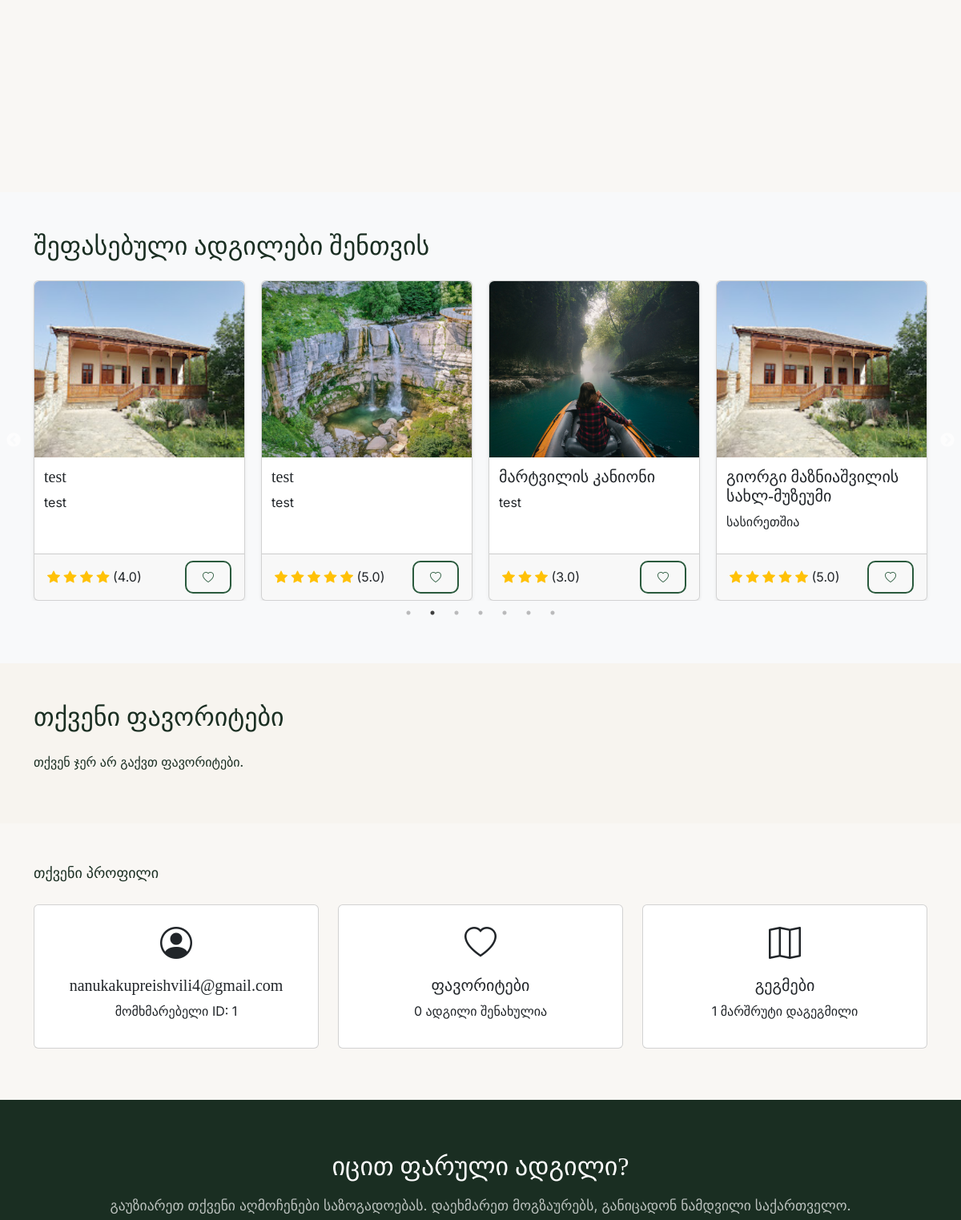
The page /home (signed in, middle part) on the database as committed earlier.
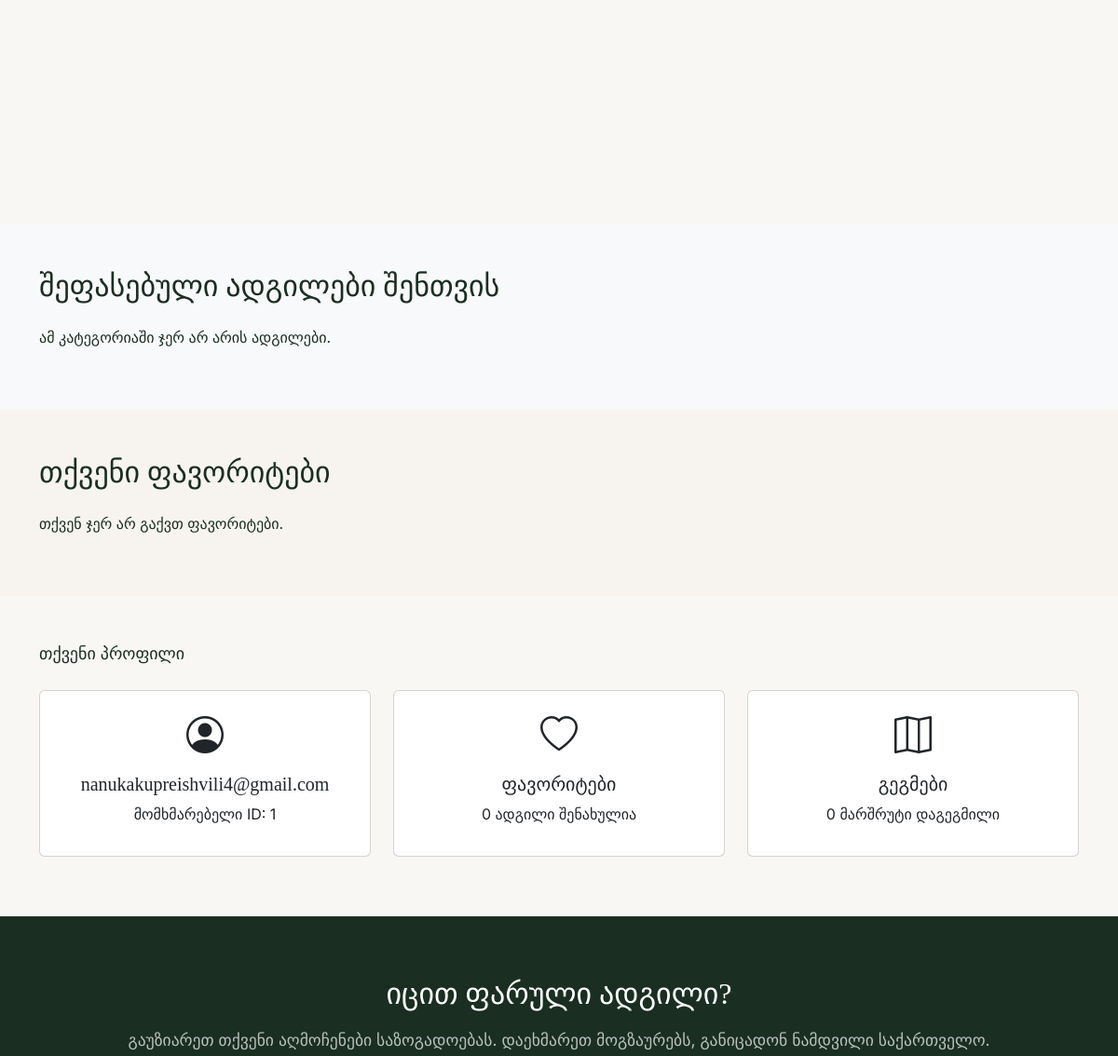
The same page on the database as committed later.
### models.py (models this page shows, shortened)
class Place(db.Model):
    id = db.Column(db.Integer, primary_key=True)
    name = db.Column(db.String(150), nullable=False)
    description = db.Column(db.Text, nullable=False)
    category = db.Column(db.String(50), nullable=False)
    region = db.Column(db.String(50))
    image = db.Column(db.String(200))
    latitude = db.Column(db.Float, nullable=True)
    longitude = db.Column(db.Float, nullable=True)
    rating = db.Column(db.Float)
    user_id = db.Column(db.Integer, db.ForeignKey('user.id'))
    user = db.relationship('User', backref='places')
    ratings = db.relationship('Rating', backref='place', lazy=True)

### app.py (the view)
@app.route("/home")
@login_required
def home():
    places = Place.query.all()
    suggested_places = random.sample(places, min(10, len(places)))
    for place in suggested_places:
        place.avg_rating = round(sum(r.stars for r in place.ratings) / len(place.ratings), 1) if place.ratings else 0
    user_favorites = current_user.favorites
    max_favorites = 6
    favorites_to_show = (
        random.sample(user_favorites, max_favorites)
        if len(user_favorites) > max_favorites else user_favorites
    )
    for fav in favorites_to_show:
        fav.avg_rating = round(sum(r.stars for r in fav.ratings) / len(fav.ratings), 1) if fav.ratings else 0
    user_favorite_ids = [p.id for p in current_user.favorites]
    planned_count = PlannedRoute.query.filter_by(user_id=current_user.id).count()
    return render_template(
        "home.html",
        places=places,
        suggested_places=suggested_places,
        favorites_to_show=favorites_to_show,
        user_favorite_ids=user_favorite_ids,
        planned_count=planned_count
    )

### app.py (called while the page is built)
@login_manager.user_loader
def load_user(user_id):
    return db.session.get(User, int(user_id))

### templates/home.html (shortened to what the changed rows need)
{% extends "base.html" %}
{% block css %}
<link rel="stylesheet" href="{{ url_for('static', filename='css/index.css') }}">
<link rel="stylesheet" href="{{ url_for('static', filename='css/dashboard.css') }}">
<link rel="stylesheet" type="text/css" href="https://cdn.jsdelivr.net/npm/slick-carousel@1.8.1/slick/slick.css"/>
<link rel="stylesheet" type="text/css" href="https://cdn.jsdelivr.net/npm/slick-carousel@1.8.1/slick/slick-theme.css"/>
{% endblock %}
{% block content %}
<section id="suggestions" class="featured-section py-5 bg-light">
    <div class="container">
        <h2 class="mb-4">შეფასებული ადგილები შენთვის</h2>
        {% if suggested_places %}
        <div class="suggested-slider">
            {% for place in suggested_places %}
            <div>
                <div class="card h-100 shadow-sm">
                    <img src="{{ url_for('static', filename='uploads/' ~ (place.image or 'placeholder.png')) }}" class="card-img-top" alt="{{ place.name }}">
                    <div class="card-body">
                        <h5 class="card-title">{{ place.name }}</h5>
                        <p class="card-text">{{ place.description }}</p>
                    </div>
                    <div class="card-footer d-flex justify-content-between align-items-center">
                        <span>
                            {% for i in range(place.avg_rating|int) %}
                                <i class="bi bi-star-fill text-warning"></i>
                            {% endfor %}
                            ({{ '%.1f' % place.avg_rating }})
                        </span>
                        <button class="btn btn-sm btn-outline-green favorite-btn" data-id="{{ place.id }}">
                            {% if place.id in user_favorite_ids %}
                                <i class="bi bi-heart-fill text-danger"></i>
                            {% else %}
                                <i class="bi bi-heart"></i>
                            {% endif %}
                        </button>
                    </div>
                </div>
            </div>
            {% endfor %}
        </div>
        {% else %}
        <p>ამ კატეგორიაში ჯერ არ არის ადგილები.</p>
        {% endif %}
    </div>
</section>
<section id="favorites" class="categories-section py-5">
    <div class="container">
        <h2 class="mb-4">თქვენი ფავორიტები</h2>
    </div>
</section>
<section id="profile" class="how-section py-5">
    <div class="container">
        <div class="row">
            <div class="col-md-4 mb-3">
                <div class="card text-center p-3 h-100">
                    <i class="bi bi-map fs-1 mb-2"></i>
                    <h5>გეგმები</h5>
                    <p>{{ current_user.routes|length }} მარშრუტი დაგეგმილი</p>
                </div>
            </div>
        </div>
    </div>
</section>
{% endblock %}

Rows that differ between the two databases and show on the page:
removed Place: image+name (picture), name "test", description "test", avg_rating "4.0"
removed Place: image+name (picture), name "test", description "test", avg_rating "5.0"
removed Place: image (picture), name "მარტვილის კანიონი", description "test", avg_rating "3.0"
removed Place: image (picture), name "გიორგი მაზნიაშვილის სახლ-მუზეუმი", description "სასირეთშია", avg_rating "5.0"
Other text that changed with them:
{{ current_user.routes|length }}: "1" → "0"
text now shown: "ამ კატეგორიაში ჯერ არ არის ადგილები."
